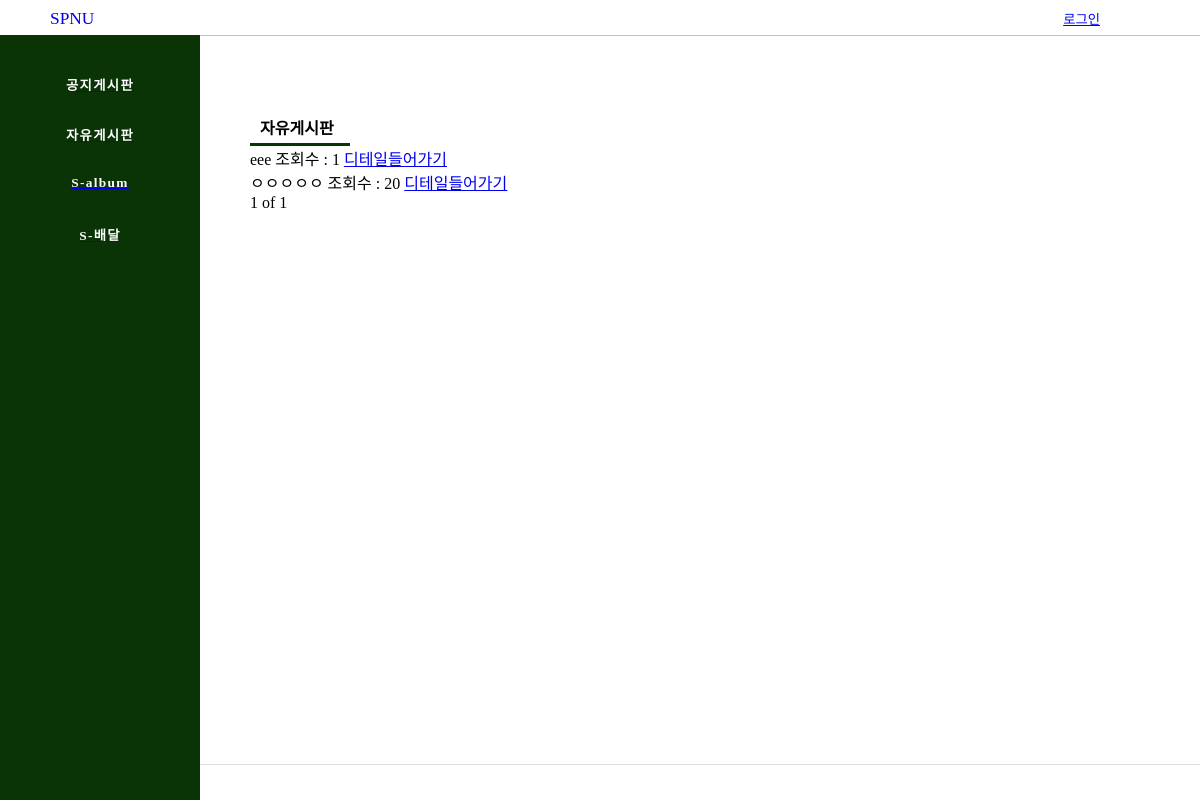
The page /free/ on the database as committed earlier.
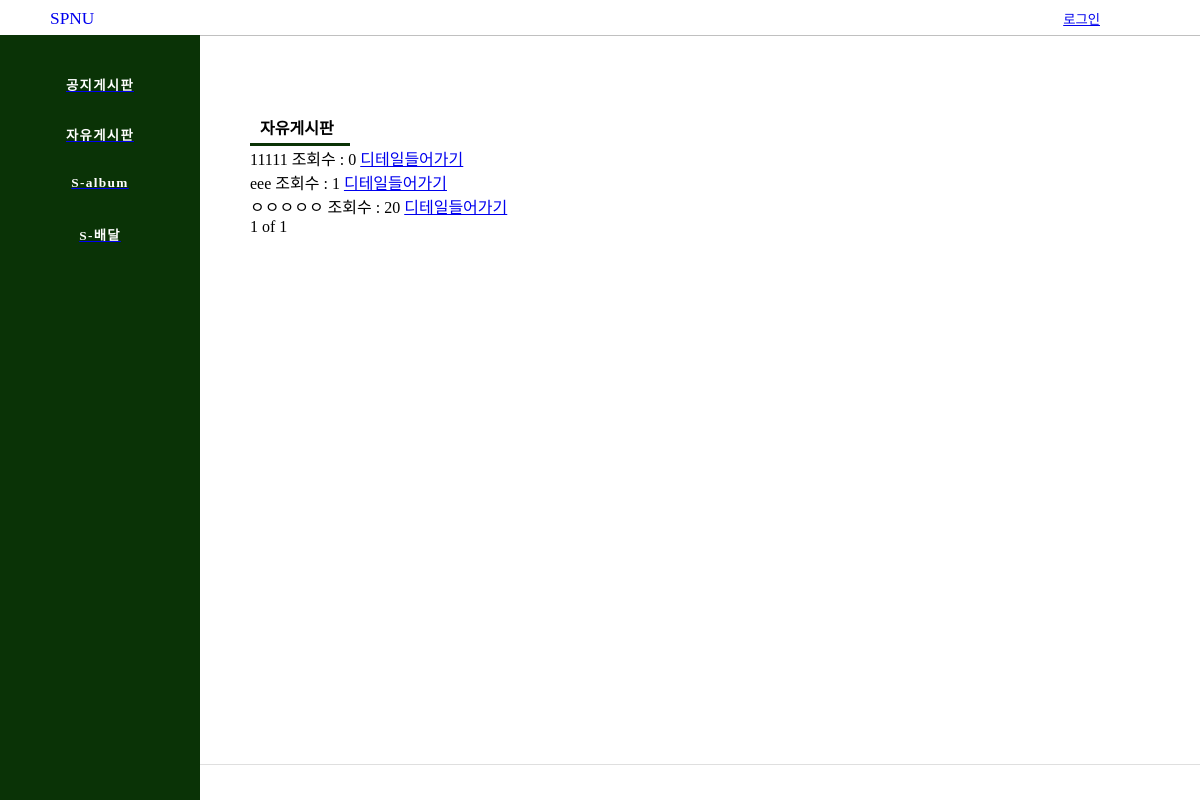
The same page on the database as committed later.
### board/models.py (models this page shows, shortened)
class FreeBoard(models.Model):
    title = models.CharField(max_length=100)
    author = models.ForeignKey(settings.AUTH_USER_MODEL, default=1,on_delete=models.CASCADE) # 유저 지워지면 다 지워지게
    text = RichTextUploadingField()
    created_date = models.DateTimeField(auto_now_add=True)
    hits =  models.PositiveIntegerField(default = 0) #조회수

### board/views.py (the view)
# urls.py: path('free/', free , name='free'),
def free(request):
    free = FreeBoard.objects.all().order_by('-id')
    paginator = Paginator(free , 10) #10페이지씩 자르기
    page = request.GET.get('page')
    posts = paginator.get_page(page) #request된 페이지를 담는다
    return render(request, 'free.html' , {'frees' : free , 'free_posts' : posts})

### board/templates/free.html (shortened to what this page needs)
{% extends 'base.html' %}
{% block contents %}
<div class="PageName">자유게시판</div>
        {% for free in free_posts %}
            {{free.title}}
            조회수 : {{free.hits}}
        <a href="{%url 'free_detail' free.id%}">디테일들어가기</a>
        <br>
        {% endfor %}
        <span>{{free_posts.number}}</span>
        <span>of</span>
        <span>{{free_posts.paginator.num_pages}}</span>
{% endblock contents %}

Rows that differ between the two databases and show on the page:
added FreeBoard: title "11111", hits "0"
